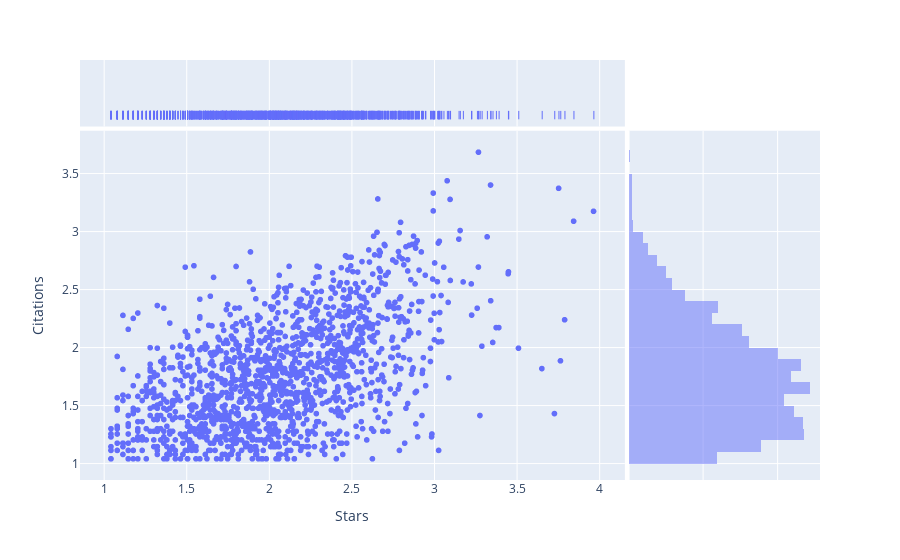

Notebook code for this chart:
### Code cell
fig = px.scatter(df_all, x='Stars', y='Citations', marginal_x="rug", marginal_y="histogram")
fig.show()

### Figure 1 — Plotly figure (JSON) as saved in the notebook; plotly's stock layout.template omitted (floating-point values rounded to 4 significant figures; data arrays with more than 128 entries replaced by an {"elided": "..."} marker saying what was removed)
{"data": [{"hovertemplate": "Stars=%{x}<br>Citations=%{y}<extra></extra>", "legendgroup": "", "marker": {"color": "#636efa", "symbol": "circle"}, "mode": "markers", "name": "", "showlegend": false, "type": "scattergl", "x": {"elided": "1464 float values"}, "xaxis": "x", "y": {"elided": "1464 float values"}, "yaxis": "y"}, {"alignmentgroup": "True", "boxpoints": "all", "fillcolor": "rgba(255,255,255,0)", "hoveron": "points", "hovertemplate": "Stars=%{x}<extra></extra>", "jitter": 0, "legendgroup": "", "line": {"color": "rgba(255,255,255,0)"}, "marker": {"color": "#636efa", "symbol": "line-ns-open"}, "name": "", "offsetgroup": "", "showlegend": false, "type": "box", "x": {"elided": "1464 float values"}, "xaxis": "x3", "yaxis": "y3"}, {"alignmentgroup": "True", "bingroup": "y", "hovertemplate": "Citations=%{y}<br>count=%{x}<extra></extra>", "legendgroup": "", "marker": {"color": "#636efa"}, "name": "", "offsetgroup": "", "opacity": 0.5, "showlegend": false, "type": "histogram", "xaxis": "x2", "y": {"elided": "1464 float values"}, "yaxis": "y2"}], "layout": {"barmode": "overlay", "legend": {"tracegroupgap": 0}, "margin": {"t": 60}, "xaxis": {"anchor": "y", "domain": [0, 0.7363], "title": {"text": "Stars"}}, "xaxis2": {"anchor": "y2", "domain": [0.7413, 1], "matches": "x2", "showgrid": true, "showline": false, "showticklabels": false, "ticks": ""}, "xaxis3": {"anchor": "y3", "domain": [0, 0.7363], "matches": "x", "showgrid": true, "showticklabels": false}, "xaxis4": {"anchor": "y4", "domain": [0.7413, 1], "matches": "x2", "showgrid": true, "showline": false, "showticklabels": false, "ticks": ""}, "yaxis": {"anchor": "x", "domain": [0, 0.8316], "title": {"text": "Citations"}}, "yaxis2": {"anchor": "x2", "domain": [0, 0.8316], "matches": "y", "showgrid": true, "showticklabels": false}, "yaxis3": {"anchor": "x3", "domain": [0.8416, 1], "matches": "y3", "showgrid": false, "showline": false, "showticklabels": false, "ticks": ""}, "yaxis4": {"anchor": "x4", "domain": [0.8416, 1], "matches": "y3", "showgrid": true, "showline": false, "showticklabels": false, "ticks": ""}}}
